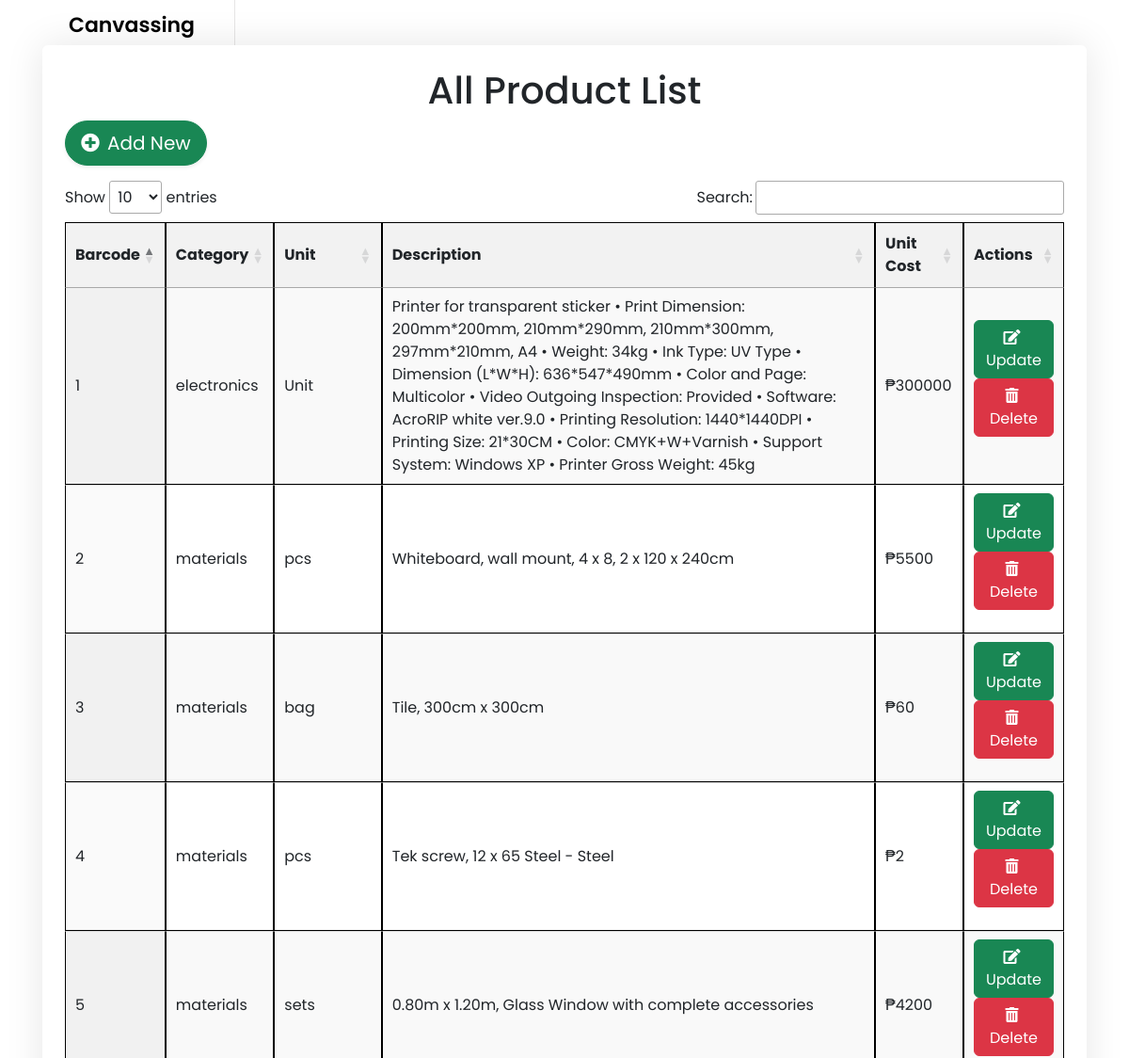
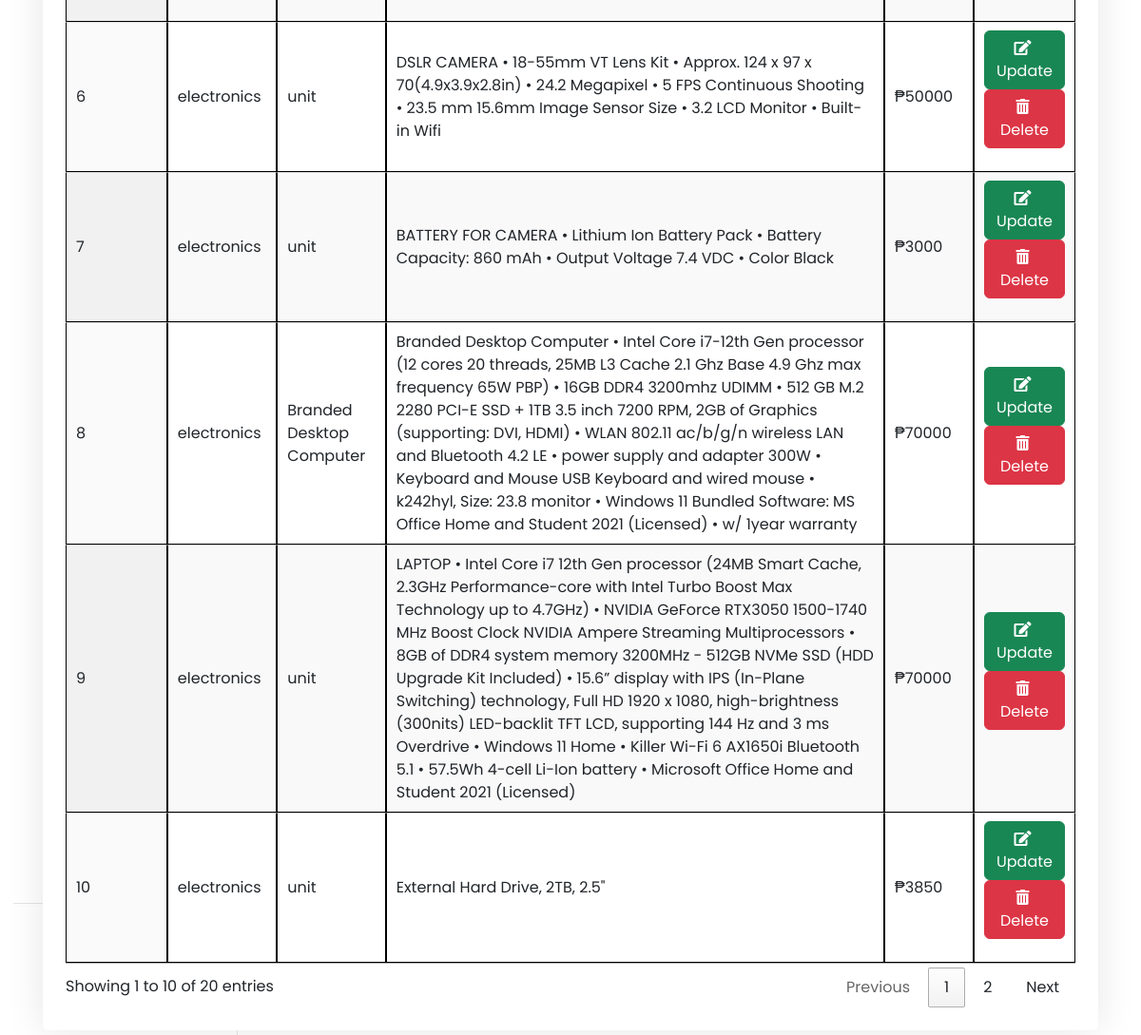
Page /adminproduct.php (signed in) on the committed database (2 pictures, top to bottom).
### tables this page shows
CREATE TABLE `product` (
  `id` int(11) NOT NULL,
  `product_name` varchar(255) NOT NULL,
  `description` varchar(10000) NOT NULL,
  `product_price` varchar(100) NOT NULL,
  `product_qty` int(11) NOT NULL DEFAULT 1,
  `product_image` varchar(255) NOT NULL,
  `product_code` int(11) NOT NULL,
  `category` varchar(100) NOT NULL
);

### adminproduct.php (the view, shortened to what this page needs)
<?php
include('config.php');
include('adminnav.php');
$query = "SELECT * FROM product";
$result = mysqli_query($conn, $query);
?>
<!DOCTYPE html>
<html lang="en">
<head>
    <link rel="stylesheet" href="https://stackpath.bootstrapcdn.com/bootstrap/4.5.2/css/bootstrap.min.css">
    <link rel='stylesheet' href='https://cdnjs.cloudflare.com/ajax/libs/twitter-bootstrap/5.3.0/css/bootstrap.min.css' />
    <link rel="stylesheet" type="text/css" href="https://cdn.datatables.net/1.10.25/css/jquery.dataTables.css">
</head>
<body >
<div class="container mt-5">
        <div class="row justify-content-center">
            <div class="col-lg-12 px-20" id="order">
                <div class="card">
                    <div class="card-body">
                        <header>
                            <h1 class="text-center">All Product List</h1>
                        </header>
                        <div>
                        <button class="btn btn-success btn-lg rounded-pill shadow-sm mb-3" data-toggle="modal" data-target="#addModal">
                            <i class="fas fa-plus-circle mr-2"></i>Add New
                            </button>
                        </div>
                        <table id="example" class="display" style="width:100%">
                            <thead>
                                <tr>
                                    <th>Barcode</th>
                                    <th>Category</th>
                                    <th>Unit</th>
                                    <th>Description</th>
                                    <th>Unit Cost</th>
                                    <th  style="width: 50px;" >Actions</th>
                                </tr>
                            </thead>
                            <?php
                            while ($row = mysqli_fetch_assoc($result)) {
                            ?>
                                <tr>
                                    <td><?php echo $row['product_code']; ?></td>
                                    <td><?php echo $row['category']; ?></td>
                                    <td><?php echo $row['product_name']; ?></td>
                                    <td><?php echo $row['description']; ?></td>
                                    <td>₱<?= ($row['product_price']); ?></td>
                                    <td>
                                    <div class="form-group">
                                        <div class="row">
                                            <div class="col">
                                                <button class="btn btn-success editbtn" data-toggle="modal" data-target="#updateModal" data-id="<?php echo $row['id']; ?>">
                                                    <i class="fas fa-edit mr-1"></i>Update
                                                </button>
                                            </div>
                                            <div class="col">
                                                <button class="btn btn-danger deletebtn" data-toggle="modal" data-target="#deleteModal" data-id="<?php echo $row['id']; ?>">
                                                    <i class="fas fa-trash-alt mr-1"></i>Delete
                                                </button>
                                            </div>
                                        </div>
                                    </div>
                                    </td>
                                </tr>
                            <?php
                            }
                            ?>
                        </table>
                    </div>
                </div>
            </div>
        </div>
    </div>
</body>
</html>

### CSS/adminpanel.css (style rules this page uses)
* { margin: 0; padding: 0; box-sizing: border-box; font-family: 'Poppins', sans-serif; }
:root { --primary-color: #006d24; --panel-color: #FFF; --text-color: #000; --black-light-color: #707070; --border-color: #e6e5e5; --toggle-color: #DDD; --box1-color: #60f399; --box2-color: #FFE6AC; --box3-color: #E7D1FC; --title-icon-color: #fff; --tran-05: all 0.5s ease; --tran-03: all 0.3s ease; --tran-02: all 0.2s ease; }
body { min-height: 100vh; background-color: var(--panel-color); }
.container { margin-top: 50px; }
.btn { padding: 5px 10px; border: none; border-radius: 3px; cursor: pointer; }
.btn-success { background-color: #28a745; color: white; }
.btn-danger { background-color: #dc3545; color: white; }

### adminproduct.php (style rules this page uses)
.container { width: 100%; padding-left: 15px; padding-right: 15px; margin-right: auto; margin-left: auto; }
.mt-5 { margin-top: 5rem; }
.card { margin-bottom: 20px; border: 0; border-radius: .375rem; box-shadow: 0 0 40px rgba(0, 0, 0, .1); width: 100%; }
.card-body { padding: 1.5rem; }
.text-center { text-align: center !important; }
table { width: 100%; border-collapse: collapse; margin-top: 20px; }
th, td { border: 1px solid #000; padding: 12px; text-align: left; }
th { background-color: #f2f2f2; }

### rows in the picture
product: product_code "1", category "electronics", product_name "Unit", description "Printer for transparent sticker • Print Dimension: 200mm*200mm, 210mm*290mm, 210mm*300mm, 297mm*210mm, A4 • Weight: 34kg • Ink Type: UV Type • Dimension (L*W*H): 636*547*490mm • Color and Page: Multicolor • Video Outgoing Inspection: Provided • Software: AcroRIP white ver.9.0 • Printing Resolution: 1440*1440DPI • Printing Size: 21*30CM • Color: CMYK+W+Varnish • Support System: Windows XP • Printer Gross Weight: 45kg", product_price "300000"
product: product_code "3", category "materials", product_name "bag", description "Tile, 300cm x 300cm", product_price "60"
product: product_code "4", category "materials", product_name "pcs", description "Tek screw, 12 x 65 Steel - Steel", product_price "2"
product: product_code "5", category "materials", product_name "sets", description "0.80m x 1.20m, Glass Window with complete accessories", product_price "4200"
product: product_code "6", category "electronics", product_name "unit", description "DSLR CAMERA • 18-55mm VT Lens Kit • Approx. 124 x 97 x 70(4.9x3.9x2.8in) • 24.2 Megapixel • 5 FPS Continuous Shooting • 23.5 mm 15.6mm Image Sensor Size • 3.2 LCD Monitor • Built-in Wifi", product_price "50000"
product: product_code "7", category "electronics", product_name "unit", description "BATTERY FOR CAMERA • Lithium Ion Battery Pack • Battery Capacity: 860 mAh • Output Voltage 7.4 VDC • Color Black", product_price "3000"
product: product_code "8", category "electronics", product_name "Branded Desktop Computer", description "Branded Desktop Computer • Intel Core i7-12th Gen processor (12 cores 20 threads, 25MB L3 Cache 2.1 Ghz Base 4.9 Ghz max frequency 65W PBP) • 16GB DDR4 3200mhz UDIMM • 512 GB M.2 2280 PCI-E SSD + 1TB 3.5 inch 7200 RPM, 2GB of Graphics (supporting: DVI, HDMI) • WLAN 802.11 ac/b/g/n wireless LAN and Bluetooth 4.2 LE • power supply and adapter 300W • Keyboard and Mouse USB Keyboard and wired mouse • k242hyl, Size: 23.8 monitor • Windows 11 Bundled Software: MS Office Home and Student 2021 (Licensed) • w/ 1year warranty", product_price "70000"
product: product_code "9", category "electronics", product_name "unit", description "LAPTOP • Intel Core i7 12th Gen processor (24MB Smart Cache, 2.3GHz Performance-core with Intel Turbo Boost Max Technology up to 4.7GHz) • NVIDIA GeForce RTX3050 1500-1740 MHz Boost Clock NVIDIA Ampere Streaming Multiprocessors • 8GB of DDR4 system memory 3200MHz - 512GB NVMe SSD (HDD Upgrade Kit Included) • 15.6” display with IPS (In-Plane Switching) technology, Full HD 1920 x 1080, high-brightness (300nits) LED-backlit TFT LCD, supporting 144 Hz and 3 ms Overdrive • Windows 11 Home • Killer Wi-Fi 6 AX1650i Bluetooth 5.1 • 57.5Wh 4-cell Li-Ion battery • Microsoft Office Home and Student 2021 (Licensed)", product_price "70000"
product: product_code "10", category "electronics", product_name "unit", description "External Hard Drive, 2TB, 2.5\"", product_price "3850"
product: product_code "2", category "materials", product_name "pcs", description "Whiteboard, wall mount, 4 x 8, 2 x 120 x 240cm", product_price "5500"
